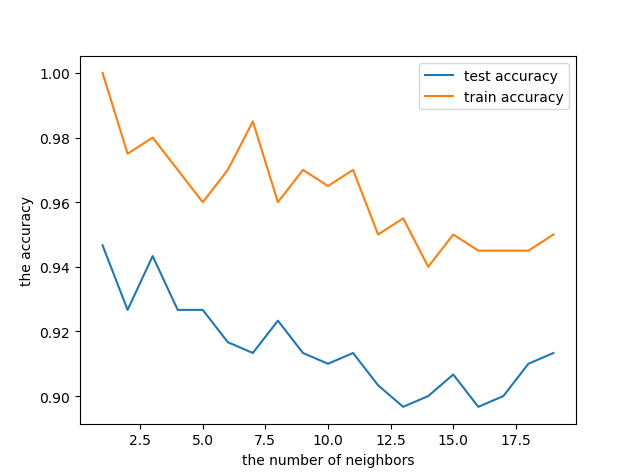

Reproduce this figure in Python.
import pandas as pd
import matplotlib.pyplot as plt
import numpy as np
from sklearn.model_selection import train_test_split
from sklearn.neighbors import KNeighborsClassifier
from sklearn.linear_model import LogisticRegression

# Import all the necessary packages

df = pd.read_csv('dataset.csv')
# Import the data file dataset.csv
df.dropna()
x = df[['x1', 'x2']]
y = df['y']
train_x, test_x, train_y, test_y = train_test_split(x, y,
                                                    test_size=1 - 0.4,
                                                    random_state=0,
                                                    stratify=y)
# Split the data set into a training and test set

k_range = range(1, 20)
# set the range of the neighbors

k_scores_test = []
k_scores_train = []
for k in k_range:
    knn = KNeighborsClassifier(n_neighbors=k)
    knn.fit(train_x, train_y)
    k_scores_train.append(knn.score(train_x,train_y))
    k_scores_test.append(knn.score(test_x, test_y))
# Fit a KNN model to predict y

plt.plot(k_range, k_scores_test, label = 'test accuracy')
plt.plot(k_range, k_scores_train, label = 'train accuracy')
plt.xlabel('the number of neighbors')
plt.ylabel('the accuracy')
plt.legend()
# plt.show()
# use the plot to find the best number of neighbors

LR = LogisticRegression(solver='lbfgs')
LR.fit(train_x, train_y)
acc_LR = LR.score(test_x, test_y)
# Find test accuracy rate of LogisticRegression

train_df = train_x.copy()
train_df['y'] = train_y
train_df_1 = train_df[train_df.y == 1]
train_df_0 = train_df[train_df.y == 0]
plt.figure()
plt.scatter(x=train_df_1['x1'], y=train_df_1['x2'], color='r', label='y=1')
plt.scatter(x=train_df_0['x1'], y=train_df_0['x2'], label='y=0')
plt.legend()
#plt.show()
# Draw a scatterplot of X1 (x-axis) vs X2, (y-axis)

def Create_newdataset(df):
    df1 = df.copy()
    df1['x1^2'] = df['x1'] * df['x1']
    df1['x2^2'] = df['x2'] * df['x2']
    df1['x1*x2'] = df['x1'] * df['x2']
    return df1

train_x_new = Create_newdataset(train_x)
test_x_new = Create_newdataset(test_x)
# Create a new datafile with x1^2,x2^2 and x1*x2

LR_new = LogisticRegression(solver='lbfgs', max_iter=10000)
LR_new.fit(train_x_new, train_y)
acc_LR_new = LR_new.score(test_x_new, test_y)
print(acc_LR)
print(acc_LR_new)
#  Find the test accuracy rate.
